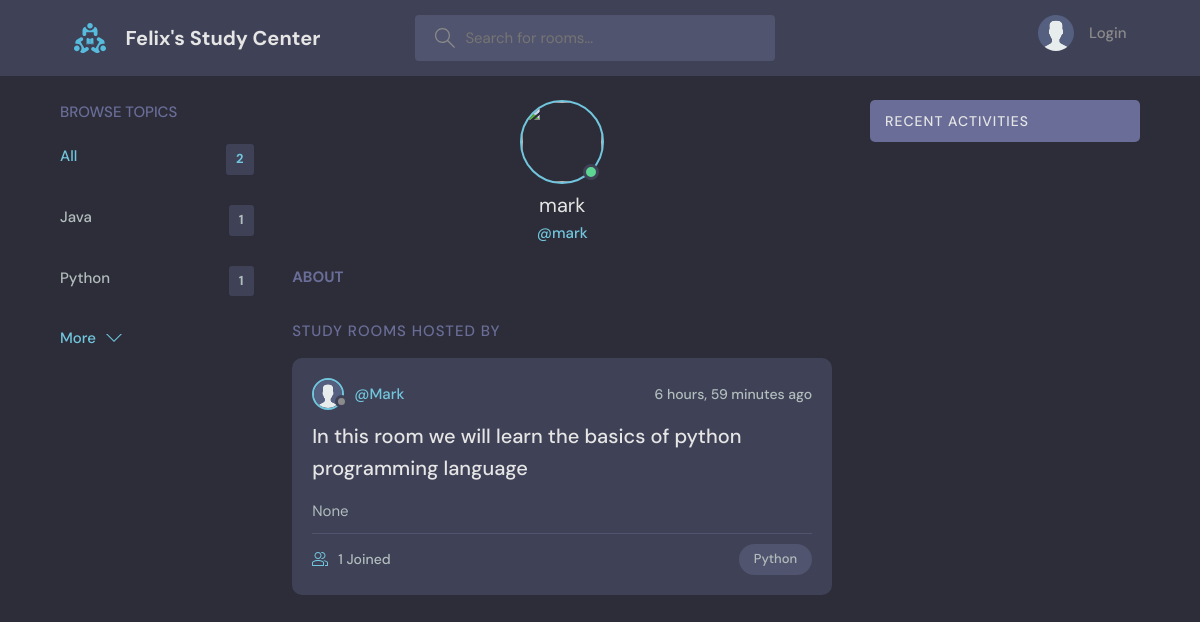
The app's page /profile/2/ with its own data.
### base/models.py (models this page shows, shortened)
class Topic(models.Model):
    name = models.CharField(max_length=200)
    def __str__(self):
        return self.name

class User(AbstractUser):
    name = models.CharField(max_length=200, null=True)
    email = models.EmailField(null=True, unique=True)
    bio = models.TextField(null=True)
    avatar = models.ImageField(upload_to='', null=True, default='avatar.svg')
    USERNAME_FIELD = 'email'
    REQUIRED_FIELDS = []

class Room(models.Model):
    host = models.ForeignKey(User, on_delete=models.SET_NULL, null=True)
    topic = models.ForeignKey(Topic, on_delete=models.SET_NULL, null=True)
    name = models.CharField(max_length=200)
    description = models.TextField(null=True, blank=True)
    participants = models.ManyToManyField(User, related_name='participants', blank=True)
    updated = models.DateTimeField(auto_now=True)
    created = models.DateTimeField(auto_now_add=True)
    class Meta:
        ordering = ['-updated', '-created']

### base/views.py (the view)
# urls.py: path('profile/<str:pk>/', views.userProfile, name='user-profile'),
def userProfile(request, pk):
    user = User.objects.get(id=pk)
    rooms = user.room_set.all()
    room_message = user.message_set.all()
    topics = Topic.objects.all()
    context = {
        "user": user,
        "rooms": rooms,
        "room_message": room_message,
        "topics": topics
    }
    return render(request, 'base/profile.html', context)

### base/templates/base/profile.html (shortened to what this page needs)
{% extends 'main.html' %}
{% block content %}
  <main class="profile-page layout layout--3">
    <div class="container">
      {% include 'base/topics_component.html' %}
      <div class="roomList">
        <div class="profile">
          <div class="profile__avatar">
            <div class="avatar avatar--large active">
              <img src="{{ request.user.avatar.url }}" />
            </div>
          </div>
          <div class="profile__info">
            <h3>{{ user.username }}</h3>
            <p>@{{ user.username }}</p>
          </div>
          <div class="profile__about">
            <h3>About</h3>
          </div>
        </div>
        <div class="roomList__header">
          <div>
            <h2>Study Rooms Hosted by {{ request.user.name }}</a>
            </h2>
          </div>
        </div>
        {% for room in rooms %}
        <div class="roomListRoom">
          <div class="roomListRoom__header">
            <a href="profile.html" class="roomListRoom__author">
              <div class="avatar avatar--small">
                <img src="{{ room.host.avatar.url }}" />
              </div>
              <span>@{{ room.host.name }}</span>
            </a>
            <div class="roomListRoom__actions">
              <span>{{ room.created|timesince }} ago</span>
            </div>
          </div>
          <div class="roomListRoom__content">
            <a href="{% url 'room' room.id %}">{{ room.name }}</a>
            <p>
             {{ room.description}}
            </p>
          </div>
          <div class="roomListRoom__meta">
            <a href="{% url 'room' room.id %}" class="roomListRoom__joined">
              {{ room.participants.count }} Joined
            </a>
            <p class="roomListRoom__topic">{{ room.topic }}</p>
          </div>
        </div>
        {% endfor %}
      </div>
      {% include 'base/activity_component.html' %}
    </div>
  </main>
{% endblock %}

### templates/main.html (shortened to what this page needs)
<!DOCTYPE html>
{% load static %}
<html lang="en">
  <head>
    <link rel="stylesheet" href="{% static 'styles/style.css' %}" />
  </head>
  <body>
    {% include 'navbar.html' %}
    {% block content %}
    {% endblock %}
  </body>
</html>

### templates/navbar.html (shortened to what this page needs)
{% load static %}
<header class="header header--loggedIn">
      <div class="container">
        <a href="{% url 'home' %}" class="header__logo">
          <img src="{% static 'images/logo.svg' %}" />
          <h1>Felix's Study Center</h1>
        </a>
        <form class="header__search" method="get" action="{% url 'home' %}">
          <label>
            <input name="q" placeholder="Search for rooms..." />
          </label>
        </form>
        <nav class="header__menu">
          {% if request.user.is_authenticated %}
          <div class="header__user">
            <a href="{% url 'update-user' %}">
              <div class="avatar avatar--medium active">
                <img src="{{ request.user.avatar.url  }}" />
              </div>
              <p>{{ request.user.username }}<span>{{request.user.username }}</span></p>
            </a>
            <button class="dropdown-button">
              <svg version="1.1" xmlns="http://www.w3.org/2000/svg" width="32" height="32" viewBox="0 0 32 32">
                <title>chevron-down</title>
                <path d="M16 21l-13-13h-3l16 16 16-16h-3l-13 13z"></path>
              </svg>
            </button>
          </div>
          {% else %}
          <a href="{% url 'login' %}">
            <img src="{% static 'images/avatar.svg' %}" />
            <p>Login</p>
          </a>
          {% endif %}
        </nav>
      </div>
    </header>

### base/templates/base/topics_component.html
<div class="topics">
          <div class="topics__header">
            <h2>Browse Topics</h2>
          </div>
          <ul class="topics__list">
            <li>
              <a href="{% url 'home' %}" class="active">All <span>{{ topics.count }}</span></a>
            </li>
              {% for topic in topics %}
            <li>
              <a href="{% url 'home' %}?q={{ topic.name }}">{{ topic.name }} <span>{{topic.room_set.all.count}}</span></a>
            </li>
              {% endfor %}
          </ul>
          <a class="btn btn--link" href="{% url 'topics' %}">
            More
            <svg version="1.1" xmlns="http://www.w3.org/2000/svg" width="32" height="32" viewBox="0 0 32 32">
              <title>chevron-down</title>
              <path d="M16 21l-13-13h-3l16 16 16-16h-3l-13 13z"></path>
            </svg>
          </a>
        </div>

### base/templates/base/activity_component.html (shortened to what this page needs)
<div class="activities">
    <div class="activities__header">
        <h2>Recent Activities</h2>
    </div>
</div>

### records on screen
Topic: name "Java", room_set.all.count "1"
Topic: name "Python", room_set.all.count "1"
User: username "mark"
Room: host.avatar (placeholder picture), host.name "Mark", created "6 hours, 59 minutes", name "In this room we will learn the basics of python programming language", description "None", participants.count "1", topic "Python"

### other values on screen
{{ topics.count }} "2"
